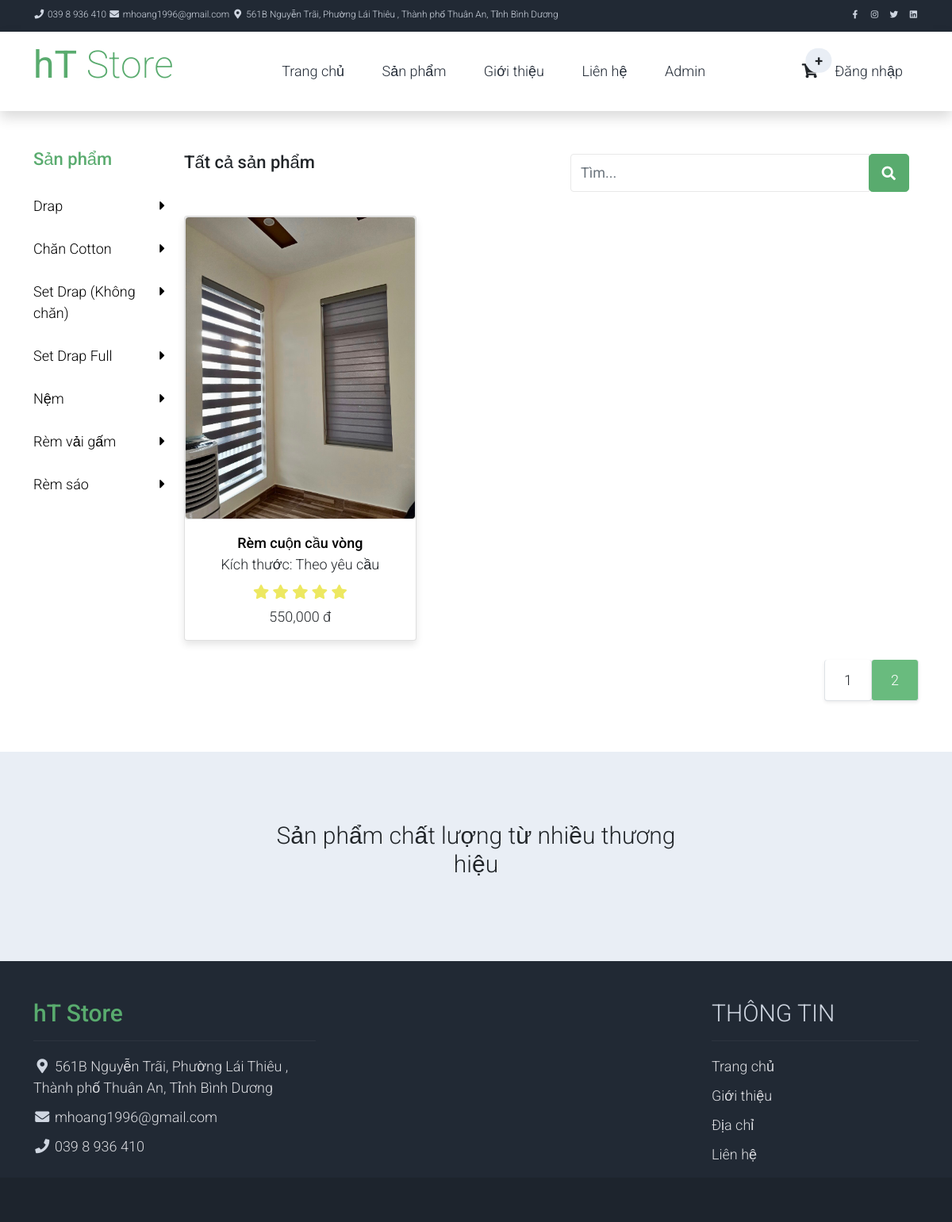
The app's page /products/index/?page=2&number=6 with its own data.
### tables this page shows
CREATE TABLE `tbl_menuitem` (
  `Id` int(11) NOT NULL,
  `Name` text NOT NULL,
  `IdGroup` int(11) NOT NULL,
  `Link` text NOT NULL,
  `OrderNum` int(11) NOT NULL,
  `Icon` text NOT NULL
);

CREATE TABLE `tbl_category` (
  `Id` int(11) NOT NULL,
  `CategoryName` text DEFAULT NULL,
  `Description` text DEFAULT NULL
);

CREATE TABLE `tbl_product` (
  `Id` int(11) NOT NULL,
  `ProductName` text DEFAULT NULL,
  `Description` text DEFAULT NULL,
  `IdCate` int(11) DEFAULT NULL,
  `Image` text DEFAULT NULL,
  `Quanity` int(11) DEFAULT NULL,
  `Size` text DEFAULT NULL,
  `ProdCode` text DEFAULT NULL,
  `Material` text DEFAULT NULL,
  `Price` int(11) DEFAULT NULL,
  `Rating` int(11) DEFAULT NULL
);

### app/Views/products/index.php (the view, shortened to what the rows shown need)
<?php
$modelCate = new CategoryVM();
$dataCate = $modelCate->GetDataTable();
$modelProd = new ProductVM();
$totalRow = 0;
$indexPage = isset($_GET["page"]) ? intval($_GET["page"]) : 1;
$pageNumber = isset($_GET["number"]) ? intval($_GET["number"]) : 6;
$keyword = isset($_GET["keyword"]) ? $_GET["keyword"] : "";
$listProd = $modelProd->GetPaging(["keyword" => $keyword], $indexPage, $pageNumber, $totalRow);
?>
<div class="container py-5">
    <div class="row">
        <div class="col-lg-2">
            <h1 class="h3 pb-4 text-success">Sản phẩm</h1>
            <ul class="list-unstyled templatemo-accordion">
                <div class="pb-3">
                    <?php
                    if (!empty($dataCate)) {
                        while ($row = $dataCate->fetch_array()) {
                            $item = new CategoryVM($row);
                    ?>
                            <a class="collapsed d-flex justify-content-between text-decoration-none" href="/products/category/tag=<?php echo $item->Id; ?>">
                                <?php echo $item->CategoryName; ?>
                                <i class="pull-right fas fa-caret-right mt-1"></i>
                            </a>
                            <br />
                    <?php
                        }
                    }
                    ?>
                </div>
            </ul>
        </div>
        <div class="col-lg-10">
            <div class="row" id="loadproduct">
                <?php
                if (!empty($listProd)) {
                    while ($row = $listProd->fetch_array()) {
                        $_item = new ProductVM($row);
                ?>
                        <div class="col-md-4">
                            <div class="card mb-4 product-wap rounded-0">
                                <div class="card rounded-0">
                                    <img class="card-img rounded-0" src="/public/uploads/<?php echo $_item->Image; ?>" height="380">
                                </div>
                                <div class="card-body">
                                    <p class="text-center mb-0"> <a href="/products/detail/product=<?php echo $_item->Id; ?>" class="h3 text-decoration-none"><?php echo $_item->ProductName; ?></a></p>
                                    <p class="text-center mb-0">Kích thước: <?php echo $_item->Size; ?></p>
                                    <ul class="w-100 list-unstyled d-flex justify-content-between mb-0">
                                    </ul>
                                    <ul class="list-unstyled d-flex justify-content-center mb-1">
                                        <li>
                                            <?php
                                            for ($i = 1; $i <= 5; $i++) {
                                                $star = $i <= $_item->Rating ? "warning" : "muted";
                                            ?>
                                                <i class="text-<?php echo $star; ?> fa fa-star"></i>
                                            <?php
                                            }
                                            ?>
                                        </li>
                                    </ul>
                                    <p class="text-center mb-0"><?php echo $_item->toPrice(); ?></p>
                                </div>
                            </div>
                        </div>
                <?php
                    }
                }
                ?>
            </div>
        </div>
    </div>
</div>

### app/Views/layouts/_headerLayout.php (shortened to what the rows shown need)
<?php
   $model = new MenuItemVM();
   ?>
<nav class="navbar navbar-expand-lg bg-dark navbar-light d-none d-lg-block" id="templatemo_nav_top">
    <div class="container text-light">
        <div class="w-100 d-flex justify-content-between">
            <div>
                <?php
                   $datainfo = $model->GetDataTable(" `IdGroup` = 2 ORDER BY `OrderNum`");
                   if (!empty($datainfo)) {
                       while ($row = $datainfo->fetch_array()) {
                           $item = new MenuItemVM($row);
                   ?>
                        <i class="<?php echo $item->Icon ?>"></i>
                        <a class="navbar-sm-brand text-light text-decoration-none" href=""><?php echo $item->Name ?></a>
                <?php
                       }
                   }
                   ?>
            </div>
            <div>
                <?php
                   $datainfoicon = $model->GetDataTable(" `IdGroup` = 4 ORDER BY `OrderNum`");
                   if (!empty($datainfoicon)) {
                       while ($row = $datainfoicon->fetch_array()) {
                           $item = new MenuItemVM($row);
                   ?>
                        <a class="text-light" href="<?php echo $item->Link ?>" target="_blank" rel="sponsored"><i class="<?php echo $item->Icon ?>"></i></a>
                <?php
                       }
                   }
                   ?>
            </div>
        </div>
    </div>
</nav>
<nav class="navbar navbar-expand-lg navbar-light shadow">
    <div class="container d-flex justify-content-between align-items-center">
        <a class="navbar-brand text-success logo h1 align-self-center" href="/home">
            <h1 class="h1 text-success"><b>hT</b> Store</h1>
        </a>
        <div class="align-self-center collapse navbar-collapse flex-fill  d-lg-flex justify-content-lg-between" id="templatemo_main_nav">
            <div class="flex-fill">
                <ul class="nav navbar-nav d-flex justify-content-between mx-lg-auto">
                    <?php
                       $data = $model->GetDataTable(" `IdGroup` = 1 ORDER BY `OrderNum`");
                       if (!empty($data)) {
                           while ($row = $data->fetch_array()) {
                               $item = new MenuItemVM($row);
                       ?>
                            <li class="nav-item">
                                <a class="nav-link" href="<?php echo $item->Link ?>"><?php echo $item->Name ?></a>
                            </li>
                    <?php
                           }
                       }
                       ?>
                </ul>
            </div>
        </div>
    </div>
</nav>

### app/Views/layouts/_footerLayout.php (shortened to what the rows shown need)
<section class="bg-light py-5">
    <div class="container my-4">
        <div class="row text-center py-3">
            <div class="col-lg-6 m-auto">
                <h2 class="h2">Sản phẩm chất lượng từ nhiều thương hiệu</h2>
            </div>
        </div>
    </div>
</section>
<footer class="bg-dark" id="tempaltemo_footer">
    <div class="container">
        <div class="row">
            <div class="col-md-4 pt-5">
                <h2 class="h2 text-success border-bottom pb-3 border-light logo">hT Store</h2>
                <ul class="list-unstyled text-light footer-link-list">
                    <?php
                    $model = new MenuItemVM();
                    $datainfo = $model->GetDataTable(" `IdGroup` = 2 ORDER BY `OrderNum` DESC");
                    if (!empty($datainfo)) {
                        while ($row = $datainfo->fetch_array()) {
                            $item = new MenuItemVM($row);
                    ?>
                            <li>
                                <i class="<?php echo $item->Icon; ?>"></i>
                                <a class="text-decoration-none" href="#"><?php echo $item->Name; ?></a>
                            </li>
                    <?php
                        }
                    }
                    ?>
                </ul>
            </div>
            <div class="col-md-3 pt-5">
                <h2 class="h2 text-light border-bottom pb-3 border-light">THÔNG TIN</h2>
            </div>
        </div>
    </div>
</footer>

### records on screen
tbl_menuitem: Name "039 8 936 410"
tbl_menuitem: Name "mhoang1996@gmail.com"
tbl_menuitem: Name "561B Nguyễn Trãi, Phường Lái Thiêu , Thành phố Thuân An, Tỉnh Bình Dương"
tbl_menuitem: Name "Trang chủ"
tbl_menuitem: Name "Sản phẩm"
tbl_menuitem: Name "Giới thiệu"
tbl_menuitem: Name "Liên hệ"
tbl_menuitem: Name "Admin"
tbl_category: CategoryName "Drap"
tbl_category: CategoryName "Chăn Cotton"
tbl_category: CategoryName "Set Drap (Không chăn)"
tbl_category: CategoryName "Set Drap Full"
tbl_category: CategoryName "Nệm"
tbl_category: CategoryName "Rèm vải gấm"
tbl_category: CategoryName "Rèm sáo"
tbl_product: Image (picture), ProductName "Rèm cuộn cầu vòng", Size "Theo yêu cầu", Rating 5 (drawn), Price "550,000 đ"
